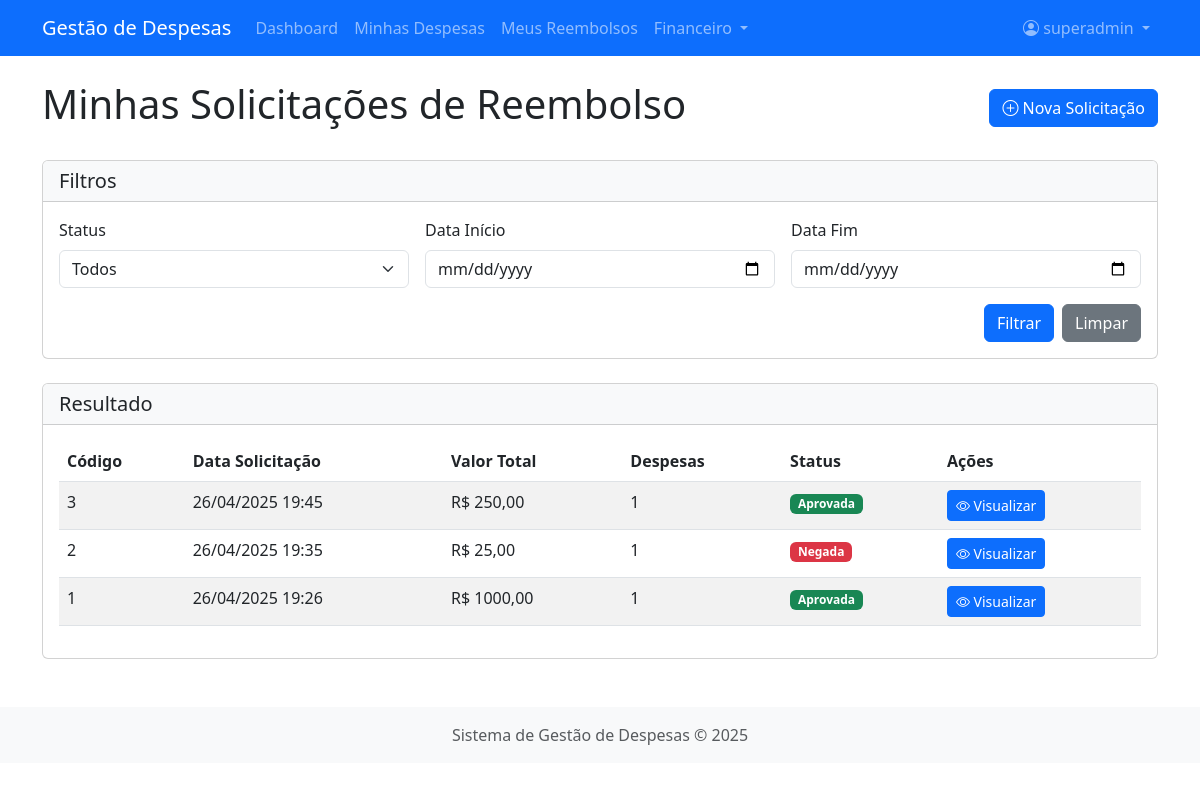
Page /reembolsos/ (signed in) on the earlier database version.
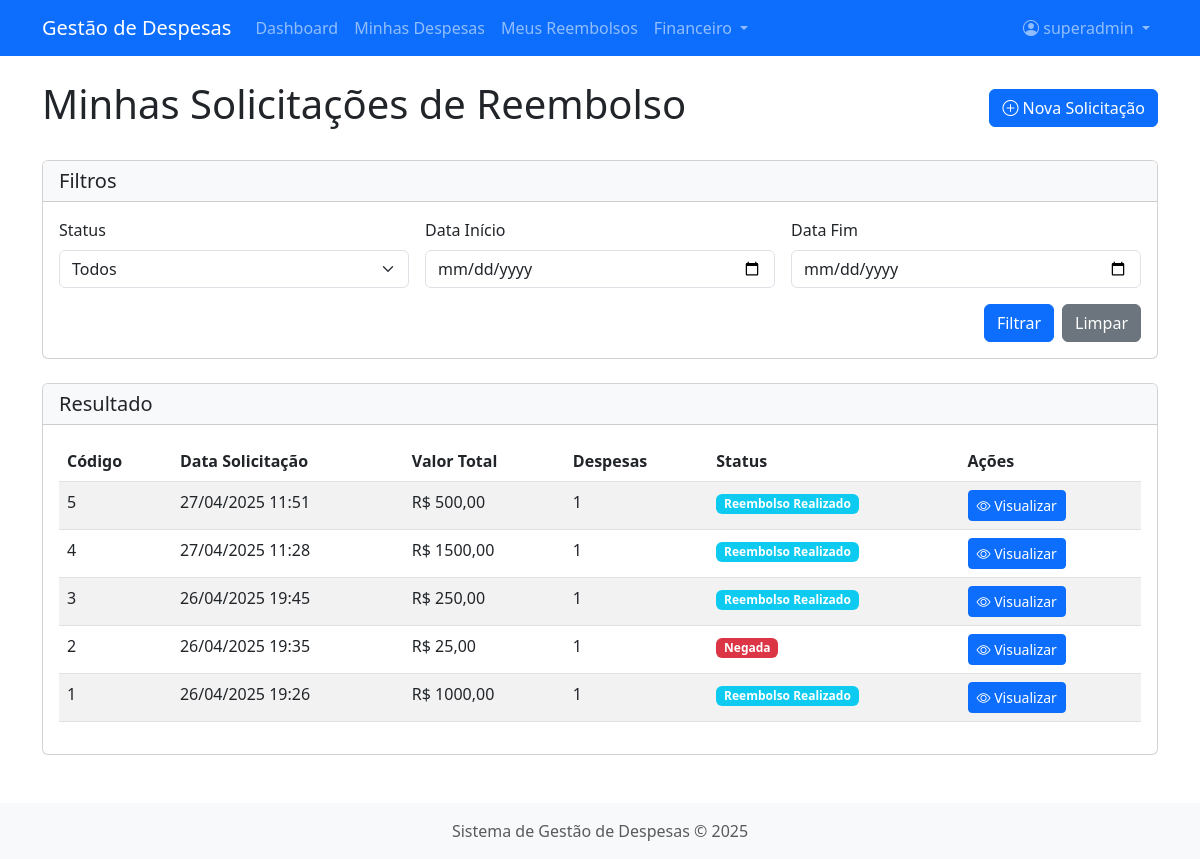
Same page on the later database version.
### despesas/models.py (models this page shows, shortened)
class SolicitacaoReembolso(models.Model):
    STATUS_CHOICES = [
        ('PENDENTE', 'Pendente de Aprovação'),
        ('APROVADA', 'Aprovada'),
        ('NEGADA', 'Negada'),
        ('PAGA', 'Reembolso Realizado'),
    ]
    despesas = models.ManyToManyField(Despesa, related_name='solicitacoes')
    funcionario = models.ForeignKey(Funcionario, on_delete=models.CASCADE, related_name='solicitacoes')
    data_solicitacao = models.DateTimeField(auto_now_add=True)
    data_aprovacao = models.DateTimeField(blank=True, null=True)
    aprovador = models.ForeignKey(Funcionario, on_delete=models.SET_NULL, related_name='aprovacoes', blank=True, null=True)
    status = models.CharField(max_length=20, choices=STATUS_CHOICES, default='PENDENTE')
    justificativa = models.TextField(blank=True, null=True)
    codigo = models.UUIDField(default=uuid.uuid4, editable=False, unique=True)
    def valor_total(self):
        return self.despesas.aggregate(total=models.Sum('valor'))['total'] or 0
    class Meta:
        verbose_name = 'Solicitação de Reembolso'
        verbose_name_plural = 'Solicitações de Reembolso'
        ordering = ['-data_solicitacao']

### despesas/views.py (the view)
# urls.py: path('reembolsos/', views.reembolso_list, name='reembolso_list'),
@login_required
def reembolso_list(request):
    try:
        funcionario = request.user.funcionario
    except:
        messages.error(request, "Perfil de funcionário não encontrado. Por favor, complete seu cadastro.")
        return redirect('despesas:profile')
    solicitacoes = SolicitacaoReembolso.objects.filter(funcionario=funcionario).order_by('-data_solicitacao')
    status = request.GET.get('status')
    data_inicio = request.GET.get('data_inicio')
    data_fim = request.GET.get('data_fim')
    if status:
        solicitacoes = solicitacoes.filter(status=status)
    if data_inicio:
        solicitacoes = solicitacoes.filter(data_solicitacao__date__gte=data_inicio)
    if data_fim:
        solicitacoes = solicitacoes.filter(data_solicitacao__date__lte=data_fim)
    paginator = Paginator(solicitacoes, 10)
    page_number = request.GET.get('page')
    page_obj = paginator.get_page(page_number)
    context = {
        'page_obj': page_obj,
        'status_choices': SolicitacaoReembolso.STATUS_CHOICES,
    }
    return render(request, 'despesas/reembolso_list.html', context)

### despesas/models.py (called while the page is built)
    def is_gerente(self):
        return self.cargo == 'GERENTE'

    def is_financeiro(self):
        return self.cargo == 'FINANCEIRO'

### despesas/templates/despesas/reembolso_list.html (shortened to what this page needs)
{% extends 'despesas/base.html' %}
{% block content %}
<div class="d-flex justify-content-between align-items-center mb-4">
    <h1>Minhas Solicitações de Reembolso</h1>
    <a href="{% url 'despesas:reembolso_create' %}" class="btn btn-primary">
        <i class="bi bi-plus-circle"></i> Nova Solicitação
    </a>
</div>
<div class="card mb-4">
    <div class="card-header bg-light">
        <h5 class="card-title mb-0">Filtros</h5>
    </div>
    <div class="card-body">
        <form method="get" class="row g-3">
            <div class="col-md-4">
                <label for="status" class="form-label">Status</label>
                <select name="status" id="status" class="form-select">
                    <option value="">Todos</option>
                </select>
            </div>
            <div class="col-md-4">
                <label for="data_inicio" class="form-label">Data Início</label>
                <input type="date" name="data_inicio" id="data_inicio" class="form-control"
                       value="{{ request.GET.data_inicio|default:'' }}">
            </div>
            <div class="col-md-4">
                <label for="data_fim" class="form-label">Data Fim</label>
                <input type="date" name="data_fim" id="data_fim" class="form-control"
                       value="{{ request.GET.data_fim|default:'' }}">
            </div>
            <div class="col-12 d-flex justify-content-end">
                <button type="submit" class="btn btn-primary me-2">Filtrar</button>
                <a href="{% url 'despesas:reembolso_list' %}" class="btn btn-secondary">Limpar</a>
            </div>
        </form>
    </div>
</div>
<div class="card">
    <div class="card-header bg-light">
        <h5 class="card-title mb-0">Resultado</h5>
    </div>
    <div class="card-body">
        {% if page_obj %}
        <div class="table-responsive">
            <table class="table table-striped table-hover">
                <thead>
                    <tr>
                        <th>Código</th>
                        <th>Data Solicitação</th>
                        <th>Valor Total</th>
                        <th>Despesas</th>
                        <th>Status</th>
                        <th>Ações</th>
                    </tr>
                </thead>
                <tbody>
                    {% for solicitacao in page_obj %}
                    <tr>
                        <td>{{ solicitacao.id }}</td>
                        <td>{{ solicitacao.data_solicitacao|date:"d/m/Y H:i" }}</td>
                        <td>R$ {{ solicitacao.valor_total|floatformat:2 }}</td>
                        <td>{{ solicitacao.despesas.count }}</td>
                        <td>
                            <span class="badge
                                {% if solicitacao.status == 'PENDENTE' %}bg-warning
                                {% elif solicitacao.status == 'APROVADA' %}bg-success
                                {% elif solicitacao.status == 'NEGADA' %}bg-danger
                                {% elif solicitacao.status == 'PAGA' %}bg-info{% endif %}">
                                {{ solicitacao.get_status_display }}
                            </span>
                        </td>
                        <td>
                            <a href="{% url 'despesas:reembolso_detail' solicitacao.codigo %}" class="btn btn-sm btn-primary">
                                <i class="bi bi-eye"></i> Visualizar
                            </a>
                        </td>
                    </tr>
                    {% endfor %}
                </tbody>
            </table>
        </div>
        {% endif %}
    </div>
</div>
{% endblock %}

Differences in the rows shown:
added SolicitacaoReembolso: id "5", data_solicitacao "27/04/2025 11:51", valor_total "500,00", despesas.count "1", status "Reembolso Realizado"
added SolicitacaoReembolso: id "4", data_solicitacao "27/04/2025 11:28", valor_total "1500,00", despesas.count "1", status "Reembolso Realizado"
changed SolicitacaoReembolso id 3: status "Aprovada" → "Reembolso Realizado"
changed SolicitacaoReembolso id 1: status "Aprovada" → "Reembolso Realizado"
